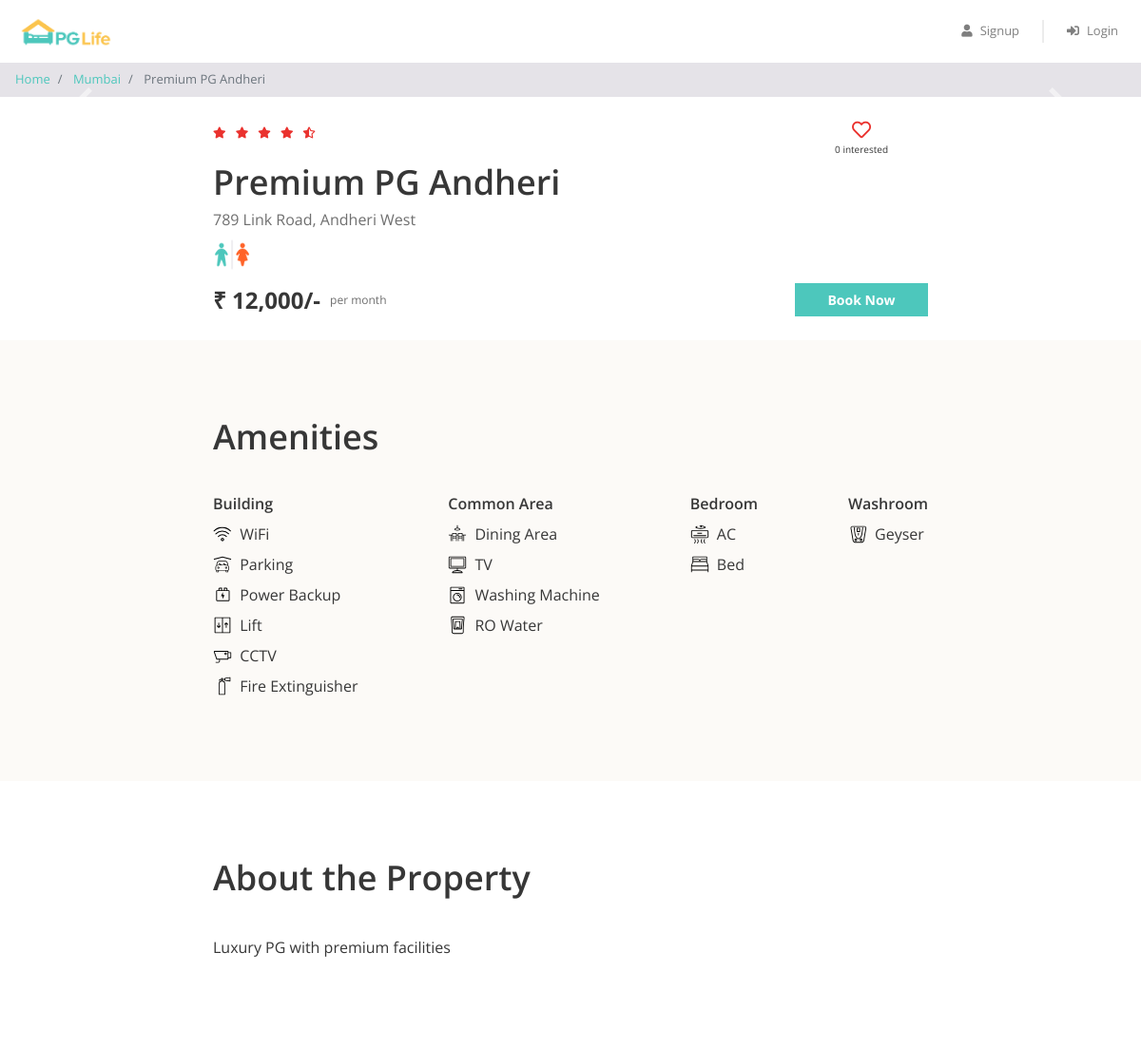
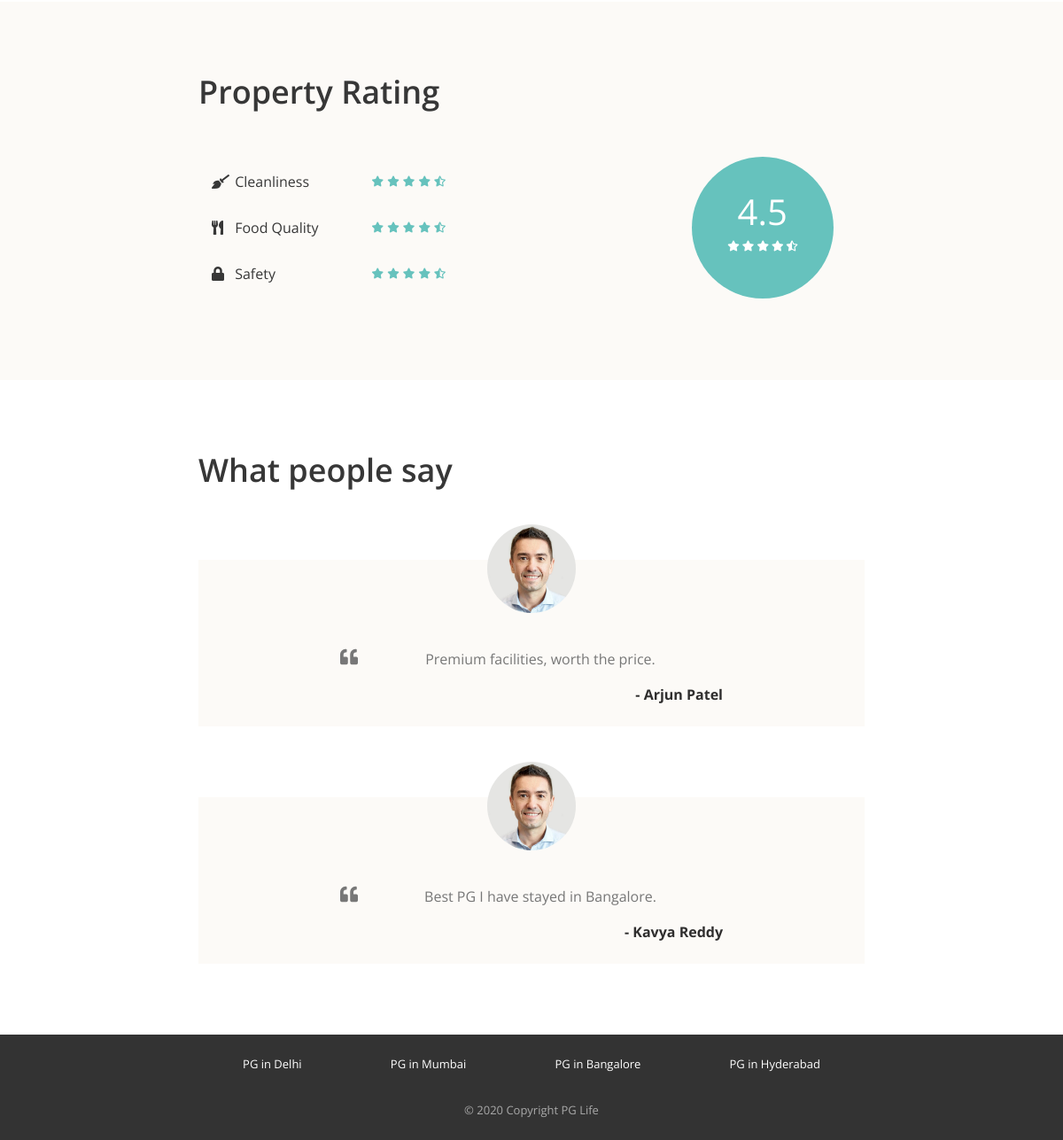
The app's page /property_detail.php?property_id=3 with its own data (2 pictures, top to bottom).
### tables this page shows
CREATE TABLE IF NOT EXISTS properties (
    id INT AUTO_INCREMENT PRIMARY KEY,
    city_id INT NOT NULL,
    name VARCHAR(255) NOT NULL,
    address TEXT NOT NULL,
    gender VARCHAR(10) NOT NULL,
    rent INT NOT NULL,
    rating_clean DECIMAL(2,1) DEFAULT 0,
    rating_food DECIMAL(2,1) DEFAULT 0,
    rating_safety DECIMAL(2,1) DEFAULT 0,
    description TEXT,
    FOREIGN KEY (city_id) REFERENCES cities(id)
);

CREATE TABLE IF NOT EXISTS cities (
    id INT AUTO_INCREMENT PRIMARY KEY,
    name VARCHAR(255) NOT NULL UNIQUE
);

CREATE TABLE IF NOT EXISTS amenities (
    id INT AUTO_INCREMENT PRIMARY KEY,
    name VARCHAR(255) NOT NULL,
    type VARCHAR(50) NOT NULL,
    icon VARCHAR(255) NOT NULL
);

CREATE TABLE IF NOT EXISTS testimonials (
    id INT AUTO_INCREMENT PRIMARY KEY,
    property_id INT NOT NULL,
    user_name VARCHAR(255) NOT NULL,
    content TEXT NOT NULL,
    FOREIGN KEY (property_id) REFERENCES properties(id)
);

### property_detail.php (the view, shortened to what this page needs)
<?php
$property_id = $_GET["property_id"];
$sql_1 = "SELECT *, p.id AS property_id, p.name AS property_name, c.name AS city_name
            FROM properties p
            INNER JOIN cities c ON p.city_id = c.id
            WHERE p.id = $property_id";
$result_1 = mysqli_query($conn, $sql_1);
$property = mysqli_fetch_assoc($result_1);
$sql_2 = "SELECT * FROM testimonials WHERE property_id = $property_id";
$result_2 = mysqli_query($conn, $sql_2);
$testimonials = mysqli_fetch_all($result_2, MYSQLI_ASSOC);
$sql_3 = "SELECT a.*
            FROM amenities a
            INNER JOIN properties_amenities pa ON a.id = pa.amenity_id
            WHERE pa.property_id = $property_id";
$result_3 = mysqli_query($conn, $sql_3);
$amenities = mysqli_fetch_all($result_3, MYSQLI_ASSOC);
$sql_4 = "SELECT * FROM interested_users_properties WHERE property_id = $property_id";
$result_4 = mysqli_query($conn, $sql_4);
$interested_users_count = mysqli_num_rows($result_4);
?>
<!DOCTYPE html>
<html lang="en">
<head>
    <?php
    include "includes/head_links.php";
    ?>
    <link href="css/property_detail.css" rel="stylesheet" />
</head>
<body>
    <?php
    include "includes/header.php";
    ?>
    <nav aria-label="breadcrumb">
        <ol class="breadcrumb py-2">
            <li class="breadcrumb-item">
                <a href="index.php">Home</a>
            </li>
            <li class="breadcrumb-item">
                <a href="property_list.php?city=<?= $property['city_name']; ?>"><?= $property['city_name']; ?></a>
            </li>
            <li class="breadcrumb-item active" aria-current="page">
                <?= $property['property_name']; ?>
            </li>
        </ol>
    </nav>
    <div id="property-images" class="carousel slide" data-ride="carousel">
        <a class="carousel-control-prev" href="#property-images" role="button" data-slide="prev">
            <span class="carousel-control-prev-icon" aria-hidden="true"></span>
        </a>
        <a class="carousel-control-next" href="#property-images" role="button" data-slide="next">
            <span class="carousel-control-next-icon" aria-hidden="true"></span>
        </a>
    </div>
    <div class="property-summary page-container">
        <div class="row no-gutters justify-content-between">
            <?php
            $total_rating = ($property['rating_clean'] + $property['rating_food'] + $property['rating_safety']) / 3;
            $total_rating = round($total_rating, 1);
            ?>
            <div class="star-container" title="<?= $total_rating ?>">
                <?php
                $rating = $total_rating;
                for ($i = 0; $i < 5; $i++) {
                    if ($rating >= $i + 0.8) {
                ?>
                        <i class="fas fa-star"></i>
                    <?php
                    } elseif ($rating >= $i + 0.3) {
                    ?>
                        <i class="fas fa-star-half-alt"></i>
                    <?php
                    } else {
                    ?>
                        <i class="far fa-star"></i>
                <?php
                    }
                }
                ?>
            </div>
            <div class="interested-container">
                <?php
                $is_interested = false;
                if ($is_interested) {
                ?>
                    <i class="is-interested-image fas fa-heart"></i>
                <?php
                } else {
                ?>
                    <i class="is-interested-image far fa-heart"></i>
                <?php
                }
                ?>
                <div class="interested-text">
                    <span class="interested-user-count"><?= $interested_users_count ?></span> interested
                </div>
            </div>
        </div>
        <div class="detail-container">
            <div class="property-name"><?= $property['property_name'] ?></div>
            <div class="property-address"><?= $property['address'] ?></div>
            <div class="property-gender">
                <?php
                if ($property['gender'] == "male") {
                ?>
                    <img src="img/male.png">
                <?php
                } elseif ($property['gender'] == "female") {
                ?>
                    <img src="img/female.png">
                <?php
                } else {
                ?>
                    <img src="img/unisex.png">
                <?php
                }
                ?>
            </div>
        </div>
        <div class="row no-gutters">
            <div class="rent-container col-6">
                <div class="rent">₹ <?= number_format($property['rent']) ?>/-</div>
                <div class="rent-unit">per month</div>
            </div>
            <div class="button-container col-6">
                <a href="#" class="btn btn-primary">Book Now</a>
            </div>
        </div>
    </div>
    <div class="property-amenities">
        <div class="page-container">
            <h1>Amenities</h1>
            <div class="row justify-content-between">
                <div class="col-md-auto">
                    <h5>Building</h5>
                    <?php
                    foreach ($amenities as $amenity) {
                        if ($amenity['type'] == "Building") {
                    ?>
                            <div class="amenity-container">
                                <img src="img/amenities/<?= $amenity['icon'] ?>.svg">
                                <span><?= $amenity['name'] ?></span>
                            </div>
                    <?php
                        }
                    }
                    ?>
                </div>
                <div class="col-md-auto">
                    <h5>Common Area</h5>
                    <?php
                    foreach ($amenities as $amenity) {
                        if ($amenity['type'] == "Common Area") {
                    ?>
                            <div class="amenity-container">
                                <img src="img/amenities/<?= $amenity['icon'] ?>.svg">
                                <span><?= $amenity['name'] ?></span>
                            </div>
                    <?php
                        }
                    }
                    ?>
                </div>
                <div class="col-md-auto">
                    <h5>Bedroom</h5>
                    <?php
                    foreach ($amenities as $amenity) {
                        if ($amenity['type'] == "Bedroom") {
                    ?>
                            <div class="amenity-container">
                                <img src="img/amenities/<?= $amenity['icon'] ?>.svg">
                                <span><?= $amenity['name'] ?></span>
                            </div>
                    <?php
                        }
                    }
                    ?>
                </div>
                <div class="col-md-auto">
                    <h5>Washroom</h5>
                    <?php
                    foreach ($amenities as $amenity) {
                        if ($amenity['type'] == "Washroom") {
                    ?>
                            <div class="amenity-container">
                                <img src="img/amenities/<?= $amenity['icon'] ?>.svg">
                                <span><?= $amenity['name'] ?></span>
                            </div>
                    <?php
                        }
                    }
                    ?>
                </div>
            </div>
        </div>
    </div>
    <div class="property-about page-container">
        <h1>About the Property</h1>
        <p><?= $property['description'] ?></p>
    </div>
    <div class="property-rating">
        <div class="page-container">
            <h1>Property Rating</h1>
            <div class="row align-items-center justify-content-between">
                <div class="col-md-6">
                    <div class="rating-criteria row">
                        <div class="col-6">
                            <i class="rating-criteria-icon fas fa-broom"></i>
                            <span class="rating-criteria-text">Cleanliness</span>
                        </div>
                        <div class="rating-criteria-star-container col-6" title="<?= $property['rating_clean'] ?>">
                            <?php
                            $rating = $property['rating_clean'];
                            for ($i = 0; $i < 5; $i++) {
                                if ($rating >= $i + 0.8) {
                            ?>
                                    <i class="fas fa-star"></i>
                                <?php
                                } elseif ($rating >= $i + 0.3) {
                                ?>
                                    <i class="fas fa-star-half-alt"></i>
                                <?php
                                } else {
                                ?>
                                    <i class="far fa-star"></i>
                            <?php
                                }
                            }
                            ?>
                        </div>
                    </div>
                    <div class="rating-criteria row">
                        <div class="col-6">
                            <i class="rating-criteria-icon fas fa-utensils"></i>
                            <span class="rating-criteria-text">Food Quality</span>
                        </div>
                        <div class="rating-criteria-star-container col-6" title="<?= $property['rating_food'] ?>">
                            <?php
                            $rating = $property['rating_food'];
                            for ($i = 0; $i < 5; $i++) {
                                if ($rating >= $i + 0.8) {
                            ?>
                                    <i class="fas fa-star"></i>
                                <?php
                                } elseif ($rating >= $i + 0.3) {
                                ?>
                                    <i class="fas fa-star-half-alt"></i>
                                <?php
                                } else {
                                ?>
                                    <i class="far fa-star"></i>
                            <?php
                                }
                            }
                            ?>
                        </div>
                    </div>
                    <div class="rating-criteria row">
                        <div class="col-6">
                            <i class="rating-criteria-icon fa fa-lock"></i>
                            <span class="rating-criteria-text">Safety</span>
                        </div>
                        <div class="rating-criteria-star-container col-6" title="<?= $property['rating_safety'] ?>">
                            <?php
                            $rating = $property['rating_safety'];
                            for ($i = 0; $i < 5; $i++) {
                                if ($rating >= $i + 0.8) {
                            ?>
                                    <i class="fas fa-star"></i>
                                <?php
                                } elseif ($rating >= $i + 0.3) {
                                ?>
                                    <i class="fas fa-star-half-alt"></i>
                                <?php
                                } else {
                                ?>
                                    <i class="far fa-star"></i>
                            <?php
                                }
                            }
                            ?>
                        </div>
                    </div>
                </div>
                <div class="col-md-4">
                    <div class="rating-circle">
                        <?php
                        $total_rating = ($property['rating_clean'] + $property['rating_food'] + $property['rating_safety']) / 3;
                        $total_rating = round($total_rating, 1);
                        ?>
                        <div class="total-rating"><?= $total_rating ?></div>
                        <div class="rating-circle-star-container">
                            <?php
                            $rating = $total_rating;
                            for ($i = 0; $i < 5; $i++) {
                                if ($rating >= $i + 0.8) {
                            ?>
                                    <i class="fas fa-star"></i>
                                <?php
                                } elseif ($rating >= $i + 0.3) {
                                ?>
                                    <i class="fas fa-star-half-alt"></i>
                                <?php
                                } else {
                                ?>
                                    <i class="far fa-star"></i>
                            <?php
                                }
                            }
                            ?>
                        </div>
                    </div>
                </div>
            </div>
        </div>
    </div>
    <div class="property-testimonials page-container">
        <h1>What people say</h1>
        <?php
        foreach ($testimonials as $testimonial) {
        ?>
            <div class="testimonial-block">
                <div class="testimonial-image-container">
                    <img class="testimonial-img" src="img/man.png">
                </div>
                <div class="testimonial-text">
                    <i class="fa fa-quote-left" aria-hidden="true"></i>
                    <p><?= $testimonial['content'] ?></p>
                </div>
                <div class="testimonial-name">- <?= $testimonial['user_name'] ?></div>
            </div>
        <?php
        }
        ?>
    </div>
    <?php
    include "includes/footer.php";
    ?>
</body>
</html>

### records on screen
properties: city.name "Mumbai", name "Premium PG Andheri", rating_food 4.5 (drawn), address "789 Link Road, Andheri West", rent "12,000", description "Luxury PG with premium facilities", rating_safety 4.5 (drawn), rating_clean "4.5"
amenities: icon (picture), name "WiFi"
amenities: icon (picture), name "Parking"
amenities: icon (picture), name "Power Backup"
amenities: icon (picture), name "Lift"
amenities: icon (picture), name "CCTV"
amenities: icon (picture), name "Fire Extinguisher"
amenities: icon (picture), name "Dining Area"
amenities: shows a picture, name "TV"
amenities: icon (picture), name "Washing Machine"
amenities: icon (picture), name "RO Water"
amenities: shows a picture, name "AC"
amenities: shows a picture, name "Bed"
amenities: icon (picture), name "Geyser"
testimonials: content "Premium facilities, worth the price.", user_name "Arjun Patel"
testimonials: content "Best PG I have stayed in Bangalore.", user_name "Kavya Reddy"

### other values on screen
$interested_users_count "0"
